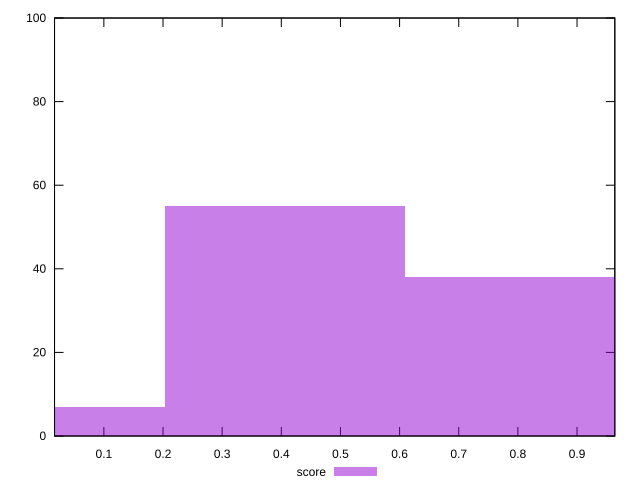

Write gnuplot code to recreate this figure.
reset

$score <<EOF
0.8124248968772821 38
0.40621244843864107 55
0 7
EOF

set key outside below
set boxwidth 0.40621244843864107
set xrange [0.01659363310226647:0.9638914552234408]
set yrange [0:100]
set trange [0:100]
set style fill transparent solid 0.5 noborder
set terminal svg size 640, 490 enhanced background rgb 'white'
set output "report_00008_2021-01-22T20:58:29.167/cumulative-layout-shift/samples/pages+cached+noexternal+nosvg/score/histogram.svg"

plot $score title "score" with boxes

reset
